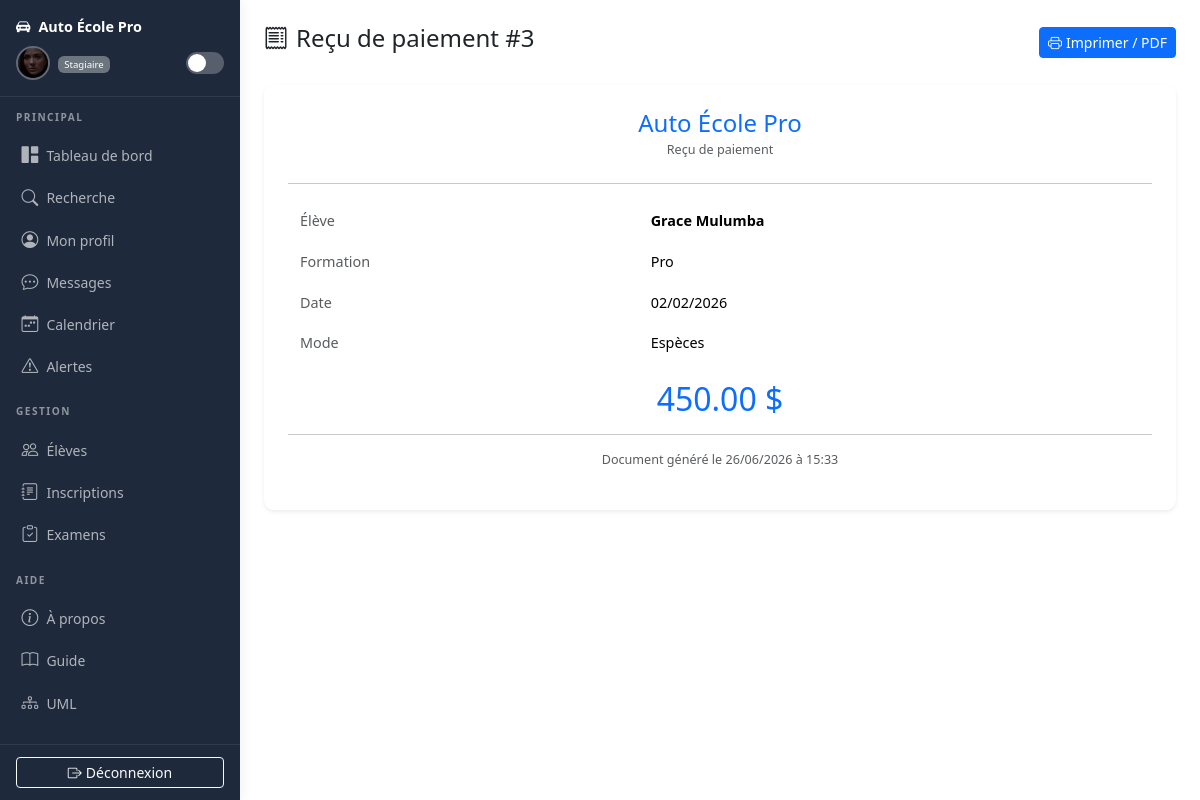
Screenshot of /pages/generate_receipt.php?id=3 (signed in) with the database file from the repository.
### tables this page shows
CREATE TABLE `paiement` (
  `id` int(11) NOT NULL AUTO_INCREMENT,
  `utilisateur_id` int(11) DEFAULT NULL,
  `montant` int(11) DEFAULT NULL,
  `date_paiement` date DEFAULT NULL,
  `methode` enum('Carte','Espèces','Mobile Money','Virement') DEFAULT NULL,
  PRIMARY KEY (`id`),
  KEY `utilisateur_id` (`utilisateur_id`),
  CONSTRAINT `paiement_ibfk_1` FOREIGN KEY (`utilisateur_id`) REFERENCES `utilisateurs` (`id`)
);

CREATE TABLE `utilisateurs` (
  `id` int(11) NOT NULL AUTO_INCREMENT,
  `nom` varchar(100) NOT NULL,
  `prenom` varchar(100) NOT NULL,
  `nationalite` varchar(100) DEFAULT NULL,
  `email` varchar(150) NOT NULL,
  `telephone` varchar(20) DEFAULT NULL,
  `formation_id` int(11) DEFAULT NULL,
  `date_inscription` date DEFAULT curdate(),
  `deleted_at` datetime DEFAULT NULL,
  `deleted_by` varchar(100) DEFAULT NULL,
  `matricule` varchar(30) DEFAULT NULL,
  `annee_inscription` year(4) DEFAULT NULL,
  PRIMARY KEY (`id`),
  UNIQUE KEY `email` (`email`),
  KEY `formation_id` (`formation_id`),
  CONSTRAINT `utilisateurs_ibfk_1` FOREIGN KEY (`formation_id`) REFERENCES `formations` (`id`)
);

CREATE TABLE `formations` (
  `id` int(11) NOT NULL AUTO_INCREMENT,
  `nom` enum('Normale','Pro','Nocturne') NOT NULL,
  `prix` decimal(10,2) NOT NULL,
  `duree_mois` int(11) NOT NULL,
  PRIMARY KEY (`id`)
);

### pages/generate_receipt.php (the view, shortened to what this page needs)
<?php
require_once __DIR__ . '/../config/database.php';
$paymentId = (int) ($_GET['id'] ?? 0);
$stmt = $pdo->prepare('SELECT p.*, u.nom, u.prenom, f.nom AS formation_nom FROM paiement p JOIN utilisateurs u ON u.id = p.utilisateur_id JOIN formations f ON f.id = u.formation_id WHERE p.id = ?');
$stmt->execute([$paymentId]);
$payment = $stmt->fetch();
include BASE_PATH . '/includes/header.php';
?>
<div class="d-flex justify-content-between align-items-center mb-4">
    <h1 class="h4"><i class="bi bi-receipt me-2"></i>Reçu de paiement #<?= $paymentId ?></h1>
    <button class="btn btn-primary btn-sm" onclick="generatePDF()"><i class="bi bi-printer me-1"></i>Imprimer / PDF</button>
</div>
<div class="card shadow-sm border-0" id="receipt">
    <div class="card-body p-4">
        <div class="text-center mb-4">
            <h4 class="text-primary mb-0">Auto École Pro</h4>
            <small class="text-muted">Reçu de paiement</small>
        </div>
        <hr>
        <table class="table table-borderless">
            <tr><td class="text-muted">Élève</td><td class="fw-bold"><?= htmlspecialchars($payment['prenom'] . ' ' . $payment['nom']) ?></td></tr>
            <tr><td class="text-muted">Formation</td><td><?= htmlspecialchars($payment['formation_nom']) ?></td></tr>
            <tr><td class="text-muted">Date</td><td><?= date('d/m/Y', strtotime($payment['date_paiement'])) ?></td></tr>
            <tr><td class="text-muted">Mode</td><td><?= htmlspecialchars($payment['methode']) ?></td></tr>
        </table>
        <div class="text-center my-3">
            <h2 class="text-primary"><?= number_format($payment['montant'], 2) ?> $</h2>
        </div>
        <hr>
        <p class="text-center text-muted small">Document généré le <?= date('d/m/Y à H:i') ?></p>
    </div>
</div>
<?php include BASE_PATH . '/includes/footer.php'; ?>

### assets/css/style.css (style rules this page uses)
body { font-size: 0.9rem; margin: 0; padding: 0; }
.card { border-radius: 10px; }
.table > :not(caption) > * > * { padding: 0.6rem 0.75rem; }

### rows the page displays
paiement: utilisateur.nom "Grace Mulumba", formations.nom "Pro", date_paiement "02/02/2026", methode "Espèces", montant "450.00"

### other values shown
getRoleLabel() "Stagiaire"
$label "Calendrier Alertes Élèves Inscriptions Examens À propos Guide UML"
$paymentId "3"
